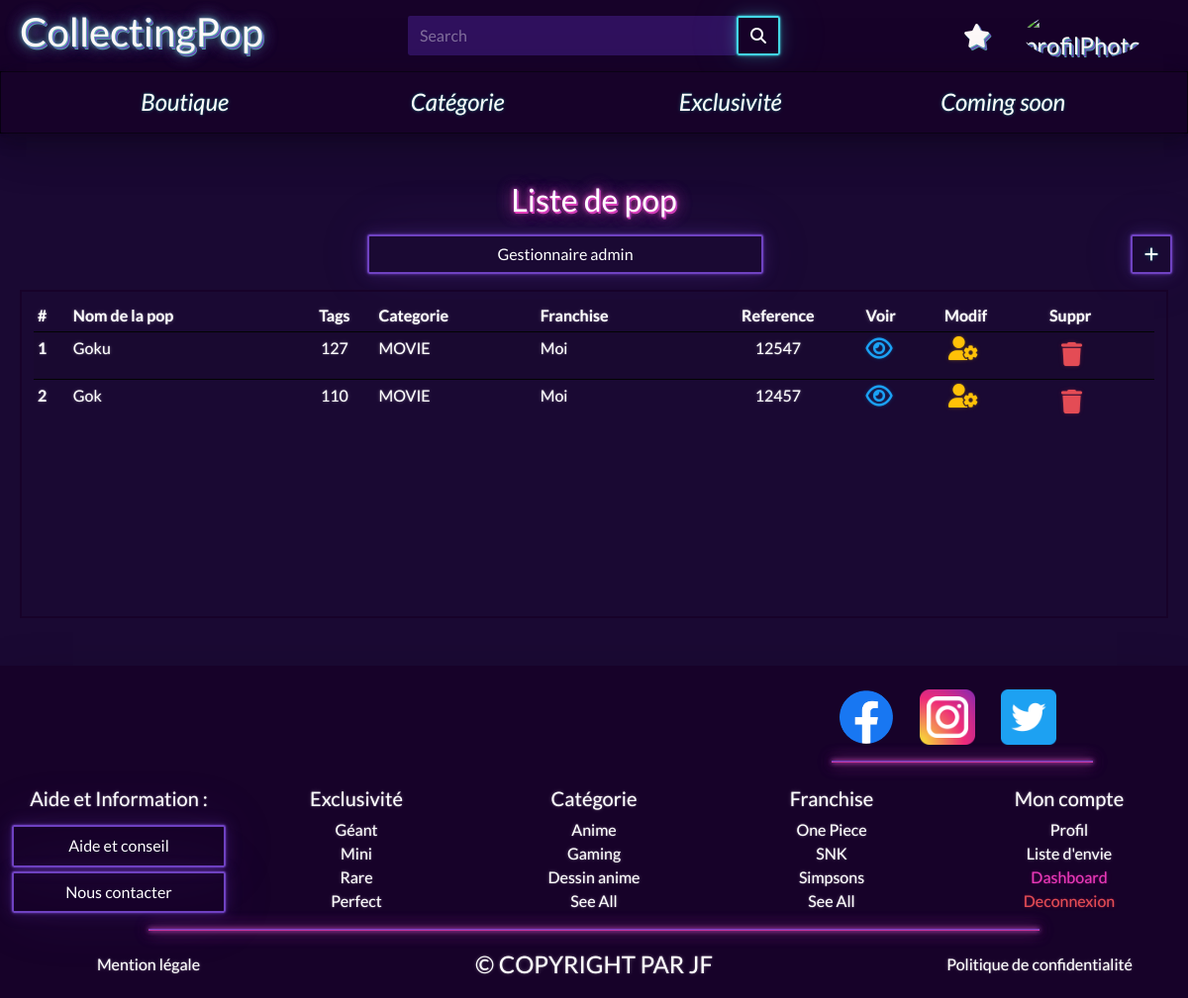
Page /admin/popList.php (signed in) on the committed database.
### tables this page shows
CREATE TABLE `s4u3u_pops` (
  `id` int(11) NOT NULL AUTO_INCREMENT,
  `name` varchar(25) NOT NULL,
  `tags` int(11) NOT NULL,
  `reference` int(11) NOT NULL,
  `officialPopImageInTheBox` varchar(255) NOT NULL,
  `officialPopImageOutBox` varchar(255) NOT NULL,
  `id_brands` int(11) NOT NULL,
  PRIMARY KEY (`id`),
  KEY `pops_brands0_FK` (`id_brands`),
  CONSTRAINT `s4u3u_pops_ibfk_1` FOREIGN KEY (`id_brands`) REFERENCES `s4u3u_brands` (`id`) ON DELETE CASCADE
);

CREATE TABLE `s4u3u_categories` (
  `id` int(11) NOT NULL AUTO_INCREMENT,
  `name` varchar(25) NOT NULL,
  PRIMARY KEY (`id`)
);

CREATE TABLE `s4u3u_brands` (
  `id` int(11) NOT NULL AUTO_INCREMENT,
  `name` varchar(25) NOT NULL,
  PRIMARY KEY (`id`)
);

### models/database.php (called while the page is built)
<?php
class database
{
    private static $db = NULL;
    protected function __construct()
    {
        if (is_null(self::$db)) {
            try {
                self::$db = new PDO('mysql:host=localhost; dbname=collectingpop;charset=UTF8', 'root', 'Aled2525');
                self::$db->setAttribute(PDO::ATTR_ERRMODE, PDO::ERRMODE_EXCEPTION);
            } catch (Exception $error) {
                die($error->getMessage());
            }
        }
        return self::$db;
    }
}

### admin/controllers/popsListController.php (called while the page is built, shortened)
<?php
$pops = new pops();
$popsList = $pops->getPopsList();

### models/popsModel.php (called while the page is built, shortened)
<?php
class pops extends database
{
    protected $db;
    public function __construct()
    {
        $this->db = parent::__construct();
    }
    public function getPopsList()
    {
        $query = 'SELECT p.id AS id,p.name AS name,`tags`,`reference`,b.name As bName,c.name As cName
        FROM `s4u3u_pops` AS p
        INNER JOIN `s4u3u_brands` AS b
        ON p.id_brands=b.id
        INNER JOIN `s4u3u_categorybrandslink` AS cbl
        ON cbl.id_brands=b.id
        INNER JOIN `s4u3u_categories` AS c
        ON cbl.id_categories=c.id
        ORDER BY p.id;';
        $queryExecute = $this->db->query($query);
        return $queryExecute->fetchAll(PDO::FETCH_OBJ);
    }
}

### admin/popList.php (the view, shortened to what this page needs)
<?php
require_once '../models/database.php';
require_once '../models/popsModel.php';
require_once 'controllers/popsListController.php';
require_once '../include/header.php';
?>
<div class="container-fluid my-5">
    <div class="row mb-3">
        <h2 class="text-center pagesTitles text-white">Liste&nbsp;de&nbsp;pop</h2>
    </div>
    <div class="row">
        <?php require_once '../include/adminSidebar.php'; ?>
        <a href="admin_ajout_pops" class="col-auto me-md-3 me-1 btn btn-outline-primary"><i class="fas fa-plus"></i></a>
    </div>
    <div class="row d-md-flex gap-md-3 mx-md-2 my-3">
        <div class="col-lg border border-2 border-dark pt-2">
            <div class="table-responsive tableSeeAll">
                <table class="table table-sm table-hover table-striped tableAdmin ">
                    <thead class="tableHeader">
                        <tr>
                            <th scope="col">#</th>
                            <th scope="col">Nom&nbsp;de&nbsp;la&nbsp;pop</th>
                            <th scope="col" class="text-center">Tags</th>
                            <th scope="col">Categorie</th>
                            <th scope="col">Franchise</th>
                            <th scope="col" class="text-center">Reference</th>
                            <th scope="col">Voir</th>
                            <th scope="col">Modif</th>
                            <th scope="col">Suppr</th>
                        </tr>
                    </thead>
                    <tbody>
                        <?php foreach($popsList as $p) { ?>
                            <tr>
                                <th scope="row"><?= $p->id; ?></th>
                                <td><?= $p->name; ?></td>
                                <td class="text-center"><?= $p->tags; ?></td>
                                <td><?= $p->cName; ?></td>
                                <td><?= $p->bName; ?></td>
                                <td class="text-center"><?= $p->reference; ?></td>
                                <td><a href="admin_profil_pop_<?= $p->id; ?>"><i class="far fa-eye text-info fs-4"></i></a></td>
                                <td><a href="admin_modification_pops_<?= $p->id; ?>"><i class="fas fa-user-cog text-warning fs-4 ms-1"></i></a></td>
                                <td><button type="button" class="btn" data-bs-whatever="<?= $p->id; ?>" data-bs-toggle="modal" data-bs-target="#deletePops"><i class="fas fa-trash text-danger fs-4"></i></button>
                                </td>
                            </tr>
                        <?php } ?>
                    </tbody>
                </table>
            </div>
        </div>
    </div>
</div>
<?php require_once '../include/footer.php'; ?>

### assets/css/style.css (style rules this page uses)
body { overflow-x: hidden; }
.pagesTitles { text-shadow: 0.5px 0.5px 0px #e840ba, 1px 1px 0px #6e41be, 1.5px 1.5px 0px #e840ba, 0px 0px 5px #e840ba, 0px 0px 10px #020402, 0px 0px 15px #e840ba, 0px 0px 5px #6e41be, 0px 0px 10px #020402, 0px 0px 15px #6e41be; margin: 0 !important; }
.tableAdmin tbody tr { border-top: 1px solid #020402; }
.tableSeeAll { height: 40vh; overflow-y: scroll; position: relative; }
.tableSeeAll thead { position: -webkit-sticky; position: sticky; top: 0; background-color: #1a0933; }

### rows in the picture
s4u3u_pops: id "1", name "Goku", tags "127", s4u3u_categories.name "MOVIE", id_brands.name "Moi", reference "12547"
s4u3u_pops: id "2", name "Gok", tags "110", s4u3u_categories.name "MOVIE", id_brands.name "Moi", reference "12457"
